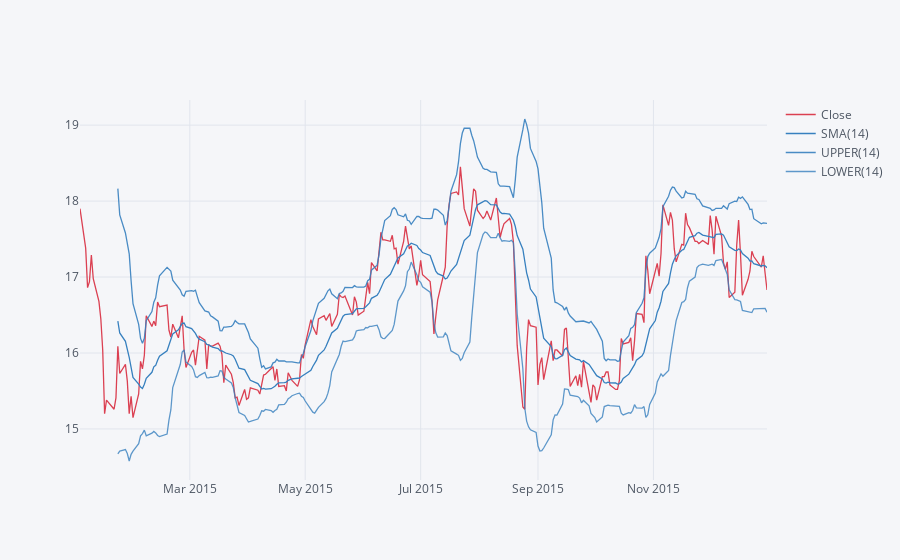

Here is the notebook cell this chart was saved with:
### Markdown cell above
**Use .ta_plot(study='boll') to create a Bollinger Band Plot for Bank of America for the year 2015.**

### Code cell
bank_stocks['BAC']['Close']['2015-01-01':'2016-01-01'].ta_plot(
    study='boll',
    title="Bollinger Band Plot",
    color=[
        'red',
    ],
)

### Figure 1 — Plotly figure (JSON) as saved in the notebook; plotly's stock layout.template omitted (floating-point values rounded to 4 significant figures; data arrays with more than 128 entries replaced by an {"elided": "..."} marker saying what was removed)
{"data": [{"line": {"color": "rgba(219, 64, 82, 1.0)", "dash": "solid", "shape": "linear", "width": 1.3}, "mode": "lines", "name": "Close", "text": "", "type": "scatter", "x": {"elided": "252 str values"}, "y": {"elided": "252 float values"}}, {"line": {"color": "rgba(55, 128, 191, 1.0)", "dash": "solid", "shape": "linear", "width": 1.3}, "mode": "lines", "name": "SMA(14)", "text": "", "type": "scatter", "x": {"elided": "252 str values"}, "y": {"elided": "252 mixed values"}}, {"line": {"color": "rgba(55, 128, 191, 0.8999999999999999)", "dash": "solid", "shape": "linear", "width": 1.3}, "mode": "lines", "name": "UPPER(14)", "text": "", "type": "scatter", "x": {"elided": "252 str values"}, "y": {"elided": "252 mixed values"}}, {"line": {"color": "rgba(55, 128, 191, 0.7999999999999998)", "dash": "solid", "shape": "linear", "width": 1.3}, "mode": "lines", "name": "LOWER(14)", "text": "", "type": "scatter", "x": {"elided": "252 str values"}, "y": {"elided": "252 mixed values"}}], "layout": {"legend": {"bgcolor": "#F5F6F9", "font": {"color": "#4D5663"}}, "paper_bgcolor": "#F5F6F9", "plot_bgcolor": "#F5F6F9", "title": {"font": {"color": "#4D5663"}}, "xaxis": {"gridcolor": "#E1E5ED", "showgrid": true, "tickfont": {"color": "#4D5663"}, "title": {"font": {"color": "#4D5663"}, "text": ""}, "zerolinecolor": "#E1E5ED"}, "yaxis": {"gridcolor": "#E1E5ED", "showgrid": true, "tickfont": {"color": "#4D5663"}, "title": {"font": {"color": "#4D5663"}, "text": ""}, "zerolinecolor": "#E1E5ED"}}}
